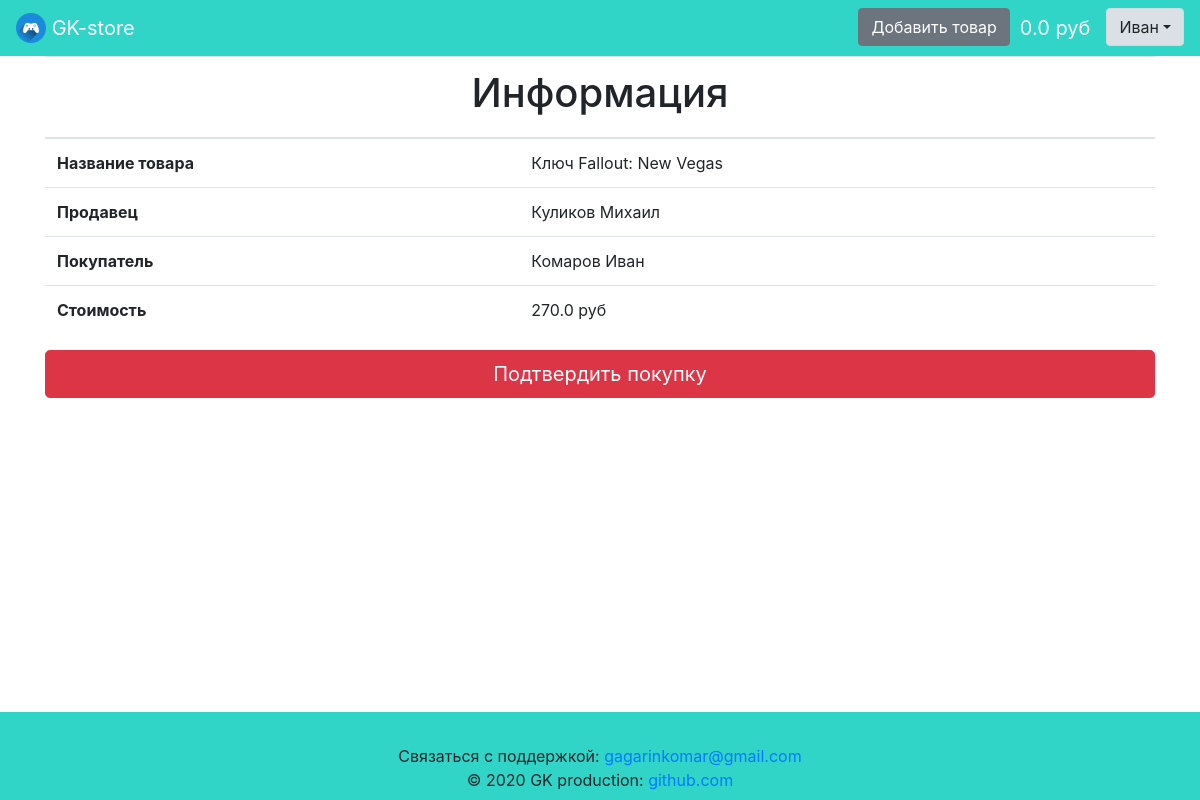
The page /transaction/3 (signed in) on the database its author committed.
### data/users.py (models this page shows, shortened)
class User(SqlAlchemyBase, UserMixin):
    __tablename__ = 'users'
    id = sqlalchemy.Column(sqlalchemy.Integer,
                           primary_key=True, autoincrement=True)
    name = sqlalchemy.Column(sqlalchemy.String)
    surname = sqlalchemy.Column(sqlalchemy.String, default='')
    about = sqlalchemy.Column(sqlalchemy.String,
                              default='Информация отсутствует.')
    phone_number = sqlalchemy.Column(sqlalchemy.String, default='Не указан.')
    email = sqlalchemy.Column(sqlalchemy.String, index=True, unique=True)
    balance = sqlalchemy.Column(sqlalchemy.Float, default=0)
    permission = sqlalchemy.Column(sqlalchemy.String)
    sum_rating = sqlalchemy.Column(sqlalchemy.Integer, default=0)
    count_rating = sqlalchemy.Column(sqlalchemy.Integer, default=0)
    hashed_password = sqlalchemy.Column(sqlalchemy.String)
    created_date = sqlalchemy.Column(sqlalchemy.DateTime,
                                     default=datetime.datetime.now)
    last_changed_date = sqlalchemy.Column(sqlalchemy.DateTime,
                                     default=datetime.datetime.now)
    avatar_source = sqlalchemy.Column(sqlalchemy.String,
                                      default='default_avatar.png')
    count_transactions = sqlalchemy.Column(sqlalchemy.Integer, default=0)
    products = orm.relation('Product', back_populates='user')
    if permission == 'seller':
        transactions = orm.relation('Transaction', back_populates='seller')
    elif permission == 'buyer':
        transactions = orm.relation('Transaction', back_populates='buyer')

### data/products.py (models this page shows)
class Product(SqlAlchemyBase):
    __tablename__ = 'products'
    id = sqlalchemy.Column(sqlalchemy.Integer,
                           primary_key=True, autoincrement=True)
    user_id = sqlalchemy.Column(sqlalchemy.Integer,
                                sqlalchemy.ForeignKey('users.id'))
    title = sqlalchemy.Column(sqlalchemy.String)
    short_about = sqlalchemy.Column(sqlalchemy.String)
    about = sqlalchemy.Column(sqlalchemy.String)
    price = sqlalchemy.Column(sqlalchemy.Float)
    purchased_content = sqlalchemy.Column(sqlalchemy.String)
    is_published = sqlalchemy.Column(sqlalchemy.Boolean, default=True)
    is_sold = sqlalchemy.Column(sqlalchemy.Boolean, default=False)
    is_checked = sqlalchemy.Column(sqlalchemy.Boolean, default=False)
    created_date = sqlalchemy.Column(sqlalchemy.DateTime,
                                     default=datetime.datetime.now)
    checked_date = sqlalchemy.Column(sqlalchemy.DateTime,
                                     nullable=True)
    image_source = sqlalchemy.Column(sqlalchemy.String,
                                     default='default_image.png')
    last_changed_date = sqlalchemy.Column(sqlalchemy.DateTime,
                                     default=datetime.datetime.now)
    user = orm.relation('User')
    categories = orm.relation('Category',
                              secondary='product_to_category',
                              backref='products')
    transactions = orm.relation('Transaction', back_populates='product')

### app.py (the view, shortened to what this page needs)
@app.route('/transaction/<int:id>', methods=['GET', 'POST'])
@login_required
def transaction(id):
    session = db_session.create_session()
    product = session.query(Product).filter(Product.id == id).first()
    if not product.is_checked or product.is_sold:
        abort(404)
    return render_template('transaction.html', product=product)

### app.py (called while the page is built)
@login_manager.user_loader
def load_user(user_id):
    session = db_session.create_session()
    return session.query(User).get(user_id)

### data/db_session.py (called while the page is built)
def create_session() -> Session:
    global __factory
    return __factory()

### templates/transaction.html (shortened to what this page needs)
{% extends "base.html" %}
{% block content %}
<table class="table">
    <thead>
        <tr>
            <th colspan="2"><h1 align="center">Информация</h1></th>
        </tr>
    </thead>
    <tbody>
        <tr>
            <th>Название товара</th>
            <td>{{ product.title }}</td>
        </tr>
        <tr>
            <th>Продавец</th>
            <td>{% if product.user.surname %}{{ product.user.surname }} {% endif %}{{ product.user.name }}</td>
        </tr>
        <tr>
            <th>Покупатель</th>
            <td>{% if current_user.surname %}{{ current_user.surname }} {% endif %}{{ current_user.name }}</td>
        </tr>
        <tr>
            <th>Стоимость</th>
            <td>{{ product.price }} руб</td>
        </tr>
            {% if product.is_sold %}
        <tr>
            <th>Статус</th>
            <td>{{ product.transactions[0].status }}</td>
        </tr>
        <tr>
            <th>Дата</th>
            <td>{{ product.transactions[0].date.strftime('%H:%M %d.%m.%Y') }}</td>
        </tr>
        <tr>
            <th>Купленная информация</th>
            <td>{{ product.purchased_content }}</td>
        </tr>
    </tbody>
</table>
{% if current_user.permission == 'admin' %}
<p></p>
{% elif current_user.permission == 'seller' and product.transactions[0].estimate_buyer %}
<div class="rating-result">
    {% for i in range(product.transactions[0].estimate_buyer) %}
        <span class="active"></span>
    {% endfor %}
    {% for i in range(5 - product.transactions[0].estimate_buyer) %}
	    <span></span>
	{% endfor %}
</div>
{% elif current_user.permission == 'buyer' and product.transactions[0].estimate_seller %}
<div class="rating-result">
    {% for i in range(product.transactions[0].estimate_seller) %}
        <span class="active"></span>
    {% endfor %}
    {% for i in range(5 - product.transactions[0].estimate_seller) %}
	    <span></span>
	{% endfor %}
</div>
{% elif product.is_sold %}
<form method="POST" action="">
<div class="rating-area">
	<input type="radio" id="star-5" name="rating" value="5">
	<label for="star-5" title="Оценка «5»"></label>
	<input type="radio" id="star-4" name="rating" value="4">
	<label for="star-4" title="Оценка «4»"></label>
	<input type="radio" id="star-3" name="rating" value="3">
	<label for="star-3" title="Оценка «3»"></label>
	<input type="radio" id="star-2" name="rating" value="2">
	<label for="star-2" title="Оценка «2»"></label>
	<input type="radio" id="star-1" name="rating" value="1">
	<label for="star-1" title="Оценка «1»"></label>
</div>
    <div class="center">
        <button class="btn btn-warning" type="sumbit">Оценить</button>
    </div>
</form>
{% endif %}
            {% else %}
    </tbody>
</table>
<form method="POST" action="">
    <button class="btn btn-danger btn-lg btn-block" type="sumbit">Подтвердить покупку</button>
</form>
            {% endif %}
{% endblock %}

### templates/base.html (shortened to what this page needs)
<!doctype html>
<html lang="ru">
<head>
    {% block head %}
    <link rel="stylesheet"
          href="https://stackpath.bootstrapcdn.com/bootstrap/4.4.1/css/bootstrap.min.css"
>
    <link rel="stylesheet" type="text/css" href="{{ url_for('static', filename='css/style.css') }}" />
    {% endblock %}
</head>
<body>
<div class="wrapper">
    <div class="content">
        <header>
            <nav class="navbar navbar-dark navbar-expand" style="background-color: #30D5C8;">
                <a class="navbar-brand" href="/">
                    <img src="/static/img/logo.png" width="30" height="30" class="d-inline-block align-top" alt="">
                    GK-store
                </a>
                {% if current_user.is_authenticated %}
                    <p>
                        <ul class="navbar-nav ml-auto">
                        {% if current_user.permission == 'seller' %}
                            <li class="nav-item"><a href="/product" class="btn btn-secondary">Добавить товар</a></li>
                        {% endif %}
                        <li class="nav-item"><a class="navbar-brand padding-left" href="/balance">{{ current_user.balance|round(2) }} руб</a></li>
                        <li class="nav-item">
                            <div class="dropdown show">
                                <a class="btn btn-light dropdown-toggle"  data-toggle="dropdown">{{ current_user.name }}</a>
                            </div>
                        </li>
                        </ul>
                    </p>
                {% endif %}
            </nav>
        </header>
        <main role="main" class="container wrapper">
            {% block content %}{% endblock %}
        </main>
    </div>
    <div class="footer">
        <footer class="page-footer font-small pt-4" style="background-color: #30D5C8;">
            <div class="footer-copyright text-center py-2">
                Связаться с поддержкой:
                <a href="mailto:gagarinkomar@gmail.com?subject=Нужна помощь по GK-store">gagarinkomar@gmail.com</a><br>
                © 2020 GK production:
                <a href="https://github.com/gagarinkomar/">github.com</a>
            </div>
        </footer>
    </div>
</div>
</body>
</html>

### static/css/style.css (style rules this page uses)
img { border-radius: 10px 10px 10px 10px; }
.padding-left { padding-left: 10px; }
html, body { height: 100%; }
.wrapper { display: flex; flex-direction: column; min-height: 100%; }
.content { flex: 1 0 auto; }
.footer { flex: 0 0 auto; }

### rows shown on the page
User: balance "0.0", name "Иван", surname "Комаров"
Product: title "Ключ Fallout: New Vegas", price "270.0"
User: user.surname "Куликов", user.name "Михаил"
